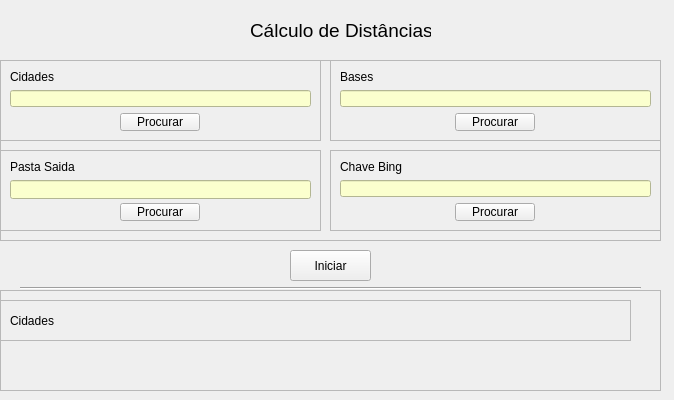
<?xml version="1.0" encoding="UTF-8"?>
<ui version="4.0">
 <class>MainWindow</class>
 <widget class="QMainWindow" name="MainWindow">
  <property name="geometry">
   <rect>
    <x>0</x>
    <y>0</y>
    <width>674</width>
    <height>400</height>
   </rect>
  </property>
  <property name="windowTitle">
   <string>MainWindow</string>
  </property>
  <property name="styleSheet">
   <string notr="true"/>
  </property>
  <widget class="QWidget" name="centralwidget">
   <widget class="QLabel" name="label">
    <property name="geometry">
     <rect>
      <x>250</x>
      <y>10</y>
      <width>181</width>
      <height>41</height>
     </rect>
    </property>
    <property name="text">
     <string>&lt;html&gt;&lt;head/&gt;&lt;body&gt;&lt;p align=&quot;center&quot;&gt;&lt;span style=&quot; font-size:14pt;&quot;&gt;Cálculo de Distâncias&lt;/span&gt;&lt;/p&gt;&lt;/body&gt;&lt;/html&gt;</string>
    </property>
   </widget>
   <widget class="QFrame" name="frame">
    <property name="geometry">
     <rect>
      <x>0</x>
      <y>60</y>
      <width>661</width>
      <height>181</height>
     </rect>
    </property>
    <property name="frameShape">
     <enum>QFrame::StyledPanel</enum>
    </property>
    <property name="frameShadow">
     <enum>QFrame::Raised</enum>
    </property>
    <widget class="QFrame" name="frame_3">
     <property name="geometry">
      <rect>
       <x>0</x>
       <y>0</y>
       <width>321</width>
       <height>81</height>
      </rect>
     </property>
     <property name="frameShape">
      <enum>QFrame::StyledPanel</enum>
     </property>
     <property name="frameShadow">
      <enum>QFrame::Raised</enum>
     </property>
     <layout class="QVBoxLayout" name="verticalLayout">
      <item>
       <widget class="QLabel" name="lbl_cidades">
        <property name="text">
         <string>Cidades</string>
        </property>
       </widget>
      </item>
      <item>
       <widget class="QLineEdit" name="txt_cidades">
        <property name="styleSheet">
         <string notr="true">background-color: rgb(251, 255, 206);</string>
        </property>
       </widget>
      </item>
      <item alignment="Qt::AlignHCenter|Qt::AlignVCenter">
       <widget class="QPushButton" name="btn_cidades">
        <property name="text">
         <string>Procurar</string>
        </property>
       </widget>
      </item>
      <item>
       <spacer name="verticalSpacer">
        <property name="orientation">
         <enum>Qt::Vertical</enum>
        </property>
        <property name="sizeHint" stdset="0">
         <size>
          <width>20</width>
          <height>40</height>
         </size>
        </property>
       </spacer>
      </item>
     </layout>
    </widget>
    <widget class="QFrame" name="frame_4">
     <property name="geometry">
      <rect>
       <x>330</x>
       <y>0</y>
       <width>331</width>
       <height>81</height>
      </rect>
     </property>
     <property name="frameShape">
      <enum>QFrame::StyledPanel</enum>
     </property>
     <property name="frameShadow">
      <enum>QFrame::Raised</enum>
     </property>
     <layout class="QVBoxLayout" name="verticalLayout_2">
      <item>
       <widget class="QLabel" name="lbl_bases">
        <property name="text">
         <string>Bases</string>
        </property>
       </widget>
      </item>
      <item>
       <widget class="QLineEdit" name="txt_bases">
        <property name="styleSheet">
         <string notr="true">background-color: rgb(251, 255, 206);</string>
        </property>
       </widget>
      </item>
      <item alignment="Qt::AlignHCenter|Qt::AlignVCenter">
       <widget class="QPushButton" name="btn_bases">
        <property name="text">
         <string>Procurar</string>
        </property>
       </widget>
      </item>
      <item>
       <spacer name="verticalSpacer_2">
        <property name="orientation">
         <enum>Qt::Vertical</enum>
        </property>
        <property name="sizeHint" stdset="0">
         <size>
          <width>20</width>
          <height>40</height>
         </size>
        </property>
       </spacer>
      </item>
     </layout>
    </widget>
    <widget class="QFrame" name="frame_5">
     <property name="geometry">
      <rect>
       <x>0</x>
       <y>90</y>
       <width>321</width>
       <height>81</height>
      </rect>
     </property>
     <property name="frameShape">
      <enum>QFrame::StyledPanel</enum>
     </property>
     <property name="frameShadow">
      <enum>QFrame::Raised</enum>
     </property>
     <layout class="QVBoxLayout" name="verticalLayout_3">
      <item>
       <widget class="QLabel" name="lbl_saida">
        <property name="text">
         <string>Pasta Saida</string>
        </property>
       </widget>
      </item>
      <item>
       <widget class="QLineEdit" name="txt_saida">
        <property name="minimumSize">
         <size>
          <width>0</width>
          <height>19</height>
         </size>
        </property>
        <property name="styleSheet">
         <string notr="true">background-color: rgb(251, 255, 206);</string>
        </property>
       </widget>
      </item>
      <item alignment="Qt::AlignHCenter|Qt::AlignVCenter">
       <widget class="QPushButton" name="btn_saida">
        <property name="text">
         <string>Procurar</string>
        </property>
       </widget>
      </item>
      <item>
       <spacer name="verticalSpacer_3">
        <property name="orientation">
         <enum>Qt::Vertical</enum>
        </property>
        <property name="sizeHint" stdset="0">
         <size>
          <width>20</width>
          <height>40</height>
         </size>
        </property>
       </spacer>
      </item>
     </layout>
    </widget>
    <widget class="QFrame" name="frame_6">
     <property name="geometry">
      <rect>
       <x>330</x>
       <y>90</y>
       <width>331</width>
       <height>81</height>
      </rect>
     </property>
     <property name="frameShape">
      <enum>QFrame::StyledPanel</enum>
     </property>
     <property name="frameShadow">
      <enum>QFrame::Raised</enum>
     </property>
     <layout class="QVBoxLayout" name="verticalLayout_5">
      <item>
       <widget class="QLabel" name="lbl_bing">
        <property name="text">
         <string>Chave Bing</string>
        </property>
       </widget>
      </item>
      <item>
       <widget class="QLineEdit" name="txt_bing">
        <property name="styleSheet">
         <string notr="true">background-color: rgb(251, 255, 206);</string>
        </property>
       </widget>
      </item>
      <item alignment="Qt::AlignHCenter|Qt::AlignVCenter">
       <widget class="QPushButton" name="btn_bing">
        <property name="text">
         <string>Procurar</string>
        </property>
       </widget>
      </item>
      <item>
       <spacer name="verticalSpacer_4">
        <property name="orientation">
         <enum>Qt::Vertical</enum>
        </property>
        <property name="sizeHint" stdset="0">
         <size>
          <width>20</width>
          <height>40</height>
         </size>
        </property>
       </spacer>
      </item>
     </layout>
    </widget>
    <widget class="QFrame" name="frame_2">
     <property name="geometry">
      <rect>
       <x>0</x>
       <y>180</y>
       <width>461</width>
       <height>31</height>
      </rect>
     </property>
     <property name="frameShape">
      <enum>QFrame::StyledPanel</enum>
     </property>
     <property name="frameShadow">
      <enum>QFrame::Raised</enum>
     </property>
     <widget class="QPushButton" name="pushButton_5">
      <property name="geometry">
       <rect>
        <x>190</x>
        <y>10</y>
        <width>91</width>
        <height>20</height>
       </rect>
      </property>
      <property name="text">
       <string>Inicio</string>
      </property>
     </widget>
    </widget>
   </widget>
   <widget class="Line" name="line">
    <property name="geometry">
     <rect>
      <x>20</x>
      <y>280</y>
      <width>621</width>
      <height>16</height>
     </rect>
    </property>
    <property name="orientation">
     <enum>Qt::Horizontal</enum>
    </property>
   </widget>
   <widget class="QFrame" name="frame_7">
    <property name="geometry">
     <rect>
      <x>0</x>
      <y>290</y>
      <width>661</width>
      <height>101</height>
     </rect>
    </property>
    <property name="frameShape">
     <enum>QFrame::StyledPanel</enum>
    </property>
    <property name="frameShadow">
     <enum>QFrame::Raised</enum>
    </property>
    <widget class="QFrame" name="frame_8">
     <property name="geometry">
      <rect>
       <x>0</x>
       <y>10</y>
       <width>631</width>
       <height>41</height>
      </rect>
     </property>
     <property name="frameShape">
      <enum>QFrame::StyledPanel</enum>
     </property>
     <property name="frameShadow">
      <enum>QFrame::Raised</enum>
     </property>
     <layout class="QGridLayout" name="gridLayout">
      <item row="0" column="0">
       <widget class="QLabel" name="lbl_cidade_status">
        <property name="text">
         <string>Cidades</string>
        </property>
       </widget>
      </item>
     </layout>
    </widget>
    <widget class="QLabel" name="lbl_console">
     <property name="geometry">
      <rect>
       <x>10</x>
       <y>50</y>
       <width>431</width>
       <height>31</height>
      </rect>
     </property>
     <property name="text">
      <string/>
     </property>
    </widget>
   </widget>
   <widget class="QPushButton" name="btn_processa">
    <property name="geometry">
     <rect>
      <x>290</x>
      <y>250</y>
      <width>81</width>
      <height>31</height>
     </rect>
    </property>
    <property name="styleSheet">
     <string notr="true"/>
    </property>
    <property name="text">
     <string>Iniciar</string>
    </property>
   </widget>
  </widget>
 </widget>
 <resources/>
 <connections/>
</ui>
